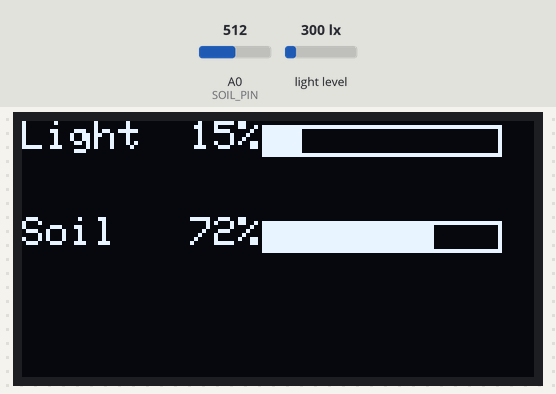
A sketch run on a simulated ESP8266 (Wemos D1 mini). Shown: 128×64 one-colour display. The test bench sets the inputs (shaded band); at power-on: light level 300 lx, A0 (SOIL_PIN) = 512. WiFi joins after 1.5 s; servers stay silent unless stated; what the sketch prints to the serial monitor is not drawn.

Above: at 3.6 s.
3.7 s: light level set to 40 lx
At 4.8 s:
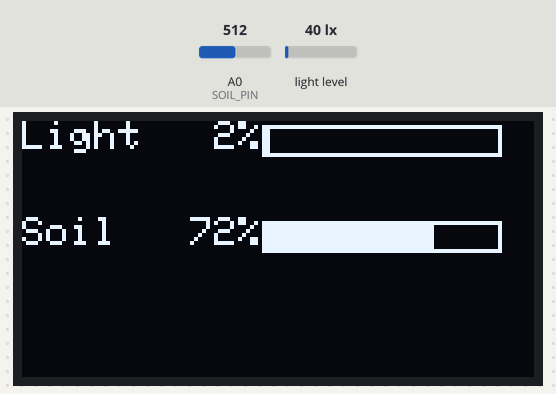
5.2 s: A0 (SOIL_PIN) set to 716
At 5.8 s:
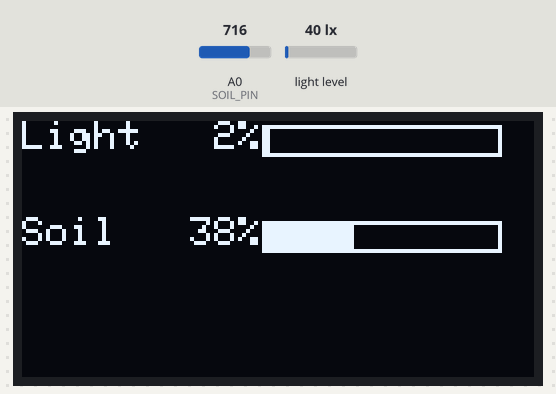
6.7 s: light level set to 500 lx
At 7.9 s:
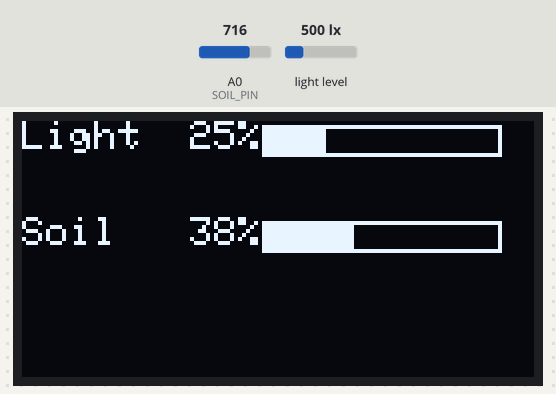
8.2 s: A0 (SOIL_PIN) set to 900
At 9.1 s:
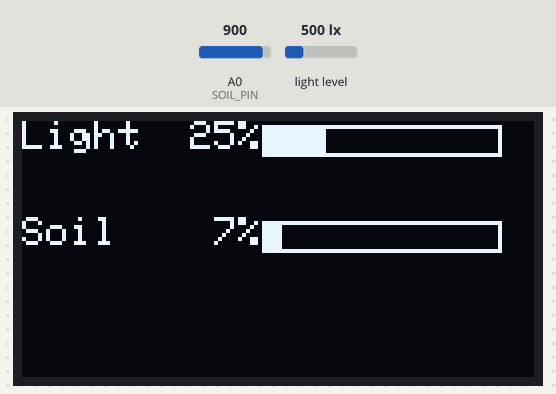
9.7 s: light level set to 1000 lx
At 10.1 s:
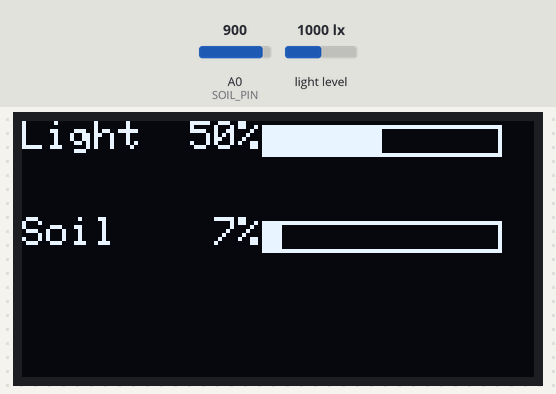
11.2 s: A0 (SOIL_PIN) set to 1023
At 12.3 s:
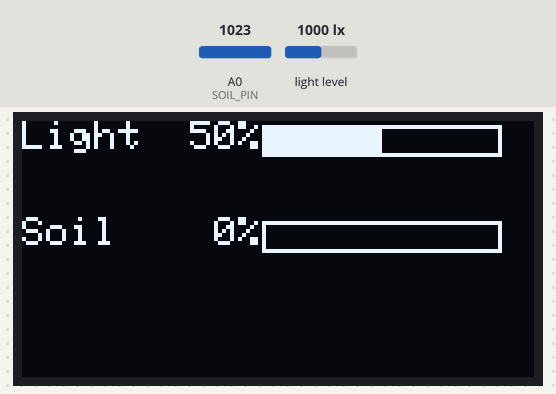
Timing chart, 0 to 13.7 s (numbered marks = the images above; inputs shaded):
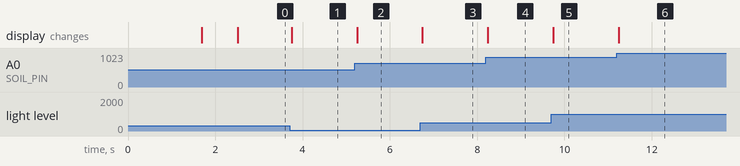

The sketch:

plantmoisture.ino
```cpp
/*
  Wemos D1 mini  (ESP8266)
  BH1750       ->  SDA=D4, SCL=D3, VCC=3V3, GND
  Soil module  ->  A0, VCC=3V3, GND
  OLED SSD1306 ->  SDA=D4, SCL=D3, VCC=3V3, GND
*/

#include <ESP8266WiFi.h>
#include <ESP8266HTTPClient.h>
#include <ESP8266WebServer.h>
#include <Wire.h>
#include <BH1750.h>
#include <Adafruit_GFX.h>
#include <Adafruit_SSD1306.h>
#include "config.h"

#define SCREEN_WIDTH 128
#define SCREEN_HEIGHT 64
Adafruit_SSD1306 display(SCREEN_WIDTH, SCREEN_HEIGHT, &Wire, -1);
BH1750 lightMeter;

ESP8266WebServer server(80);

const char* ssid     = WIFI_SSID;
const char* password = WIFI_PASSWORD ;


const int SOIL_PIN = A0;
const int DRY_READING  = 950;
const int WET_READING  = 350;

void handleMetrics() {

  uint16_t lux   = lightMeter.readLightLevel();
  int rawSoil    = analogRead(SOIL_PIN);
  int moistPct   = constrain(map(rawSoil, DRY_READING, WET_READING, 0, 100), 0, 100);
  int lightPct   = constrain(map(lux, 0, 2000, 0, 100), 0, 100);

  String payload = "{";
  payload += "\"brightness\":" + String(lightPct) + ",";
  payload += "\"moisture\":"   + String(moistPct);
  payload += "}";
  server.send(200, "application/json", payload);
}


void drawBar(int y, const char* label, int percent) {
  display.setCursor(0, y);
  display.printf("%s %3d%%", label, percent);
  int barX = 60, barW = 60, barH = 8;
  display.drawRect(barX, y + 1, barW, barH, WHITE);
  int fill = map(percent, 0, 100, 0, barW - 2);
  display.fillRect(barX + 1, y + 2, fill, barH - 2, WHITE);
}

void setup() {
  Serial.print("ESP IP address: ");
  Serial.println(WiFi.localIP());
  Serial.begin(115200);
  Wire.begin(D14, D15);
  lightMeter.begin(BH1750::CONTINUOUS_HIGH_RES_MODE);
  display.begin(SSD1306_SWITCHCAPVCC, 0x3C);
  display.clearDisplay();

  WiFi.begin(ssid, password);
  display.setTextSize(1);
  display.setTextColor(WHITE);

  display.println("Connecting WiFi...");
  display.display();
  while (WiFi.status() != WL_CONNECTED) {
    delay(400);
  }
  display.clearDisplay();
  display.println("WiFi connected");
  display.display();
  delay(800);

  server.on("/metrics", HTTP_GET, handleMetrics);
  server.begin();
  Serial.println("HTTP server started");
}

void loop() {


  uint16_t lux = lightMeter.readLightLevel();
  int rawSoil  = analogRead(SOIL_PIN);
  int moistPct = constrain(
                   map(rawSoil, DRY_READING, WET_READING, 0, 100),
                 0, 100);
  Serial.printf("RAW lux = %u\n", lux);

  const int MAX_LUX = 2000;
  int lightPct = map(lux, 0, MAX_LUX, 0, 100);
  lightPct = constrain(lightPct, 0, 100);


  display.clearDisplay();
  drawBar(0,  "Light",  lightPct);
  drawBar(24, "Soil ",  moistPct);
  display.display();

   server.handleClient();

  delay(10);
}
```

config.example.h
```cpp
#ifndef SECRETS_H
#define SECRETS_H

#define WIFI_SSID     "ssid"
#define WIFI_PASSWORD "pass"
#define FLASK_BASE_URL "http://<FLASK_HOST>:<PORT>"

#endif
```

Measured:
- after the input at 3.7 s, the display: changes after 0.05 s (image 1)
- after the input at 5.2 s, the display: changes after 0.05 s (image 2)
- after the input at 6.7 s, the display: changes after 0.05 s (image 3)
- after the input at 8.2 s, the display: changes at once (image 4)
- after the input at 9.7 s, the display: changes at once (image 5)
- after the input at 11.2 s, the display: changes at once (image 6)
